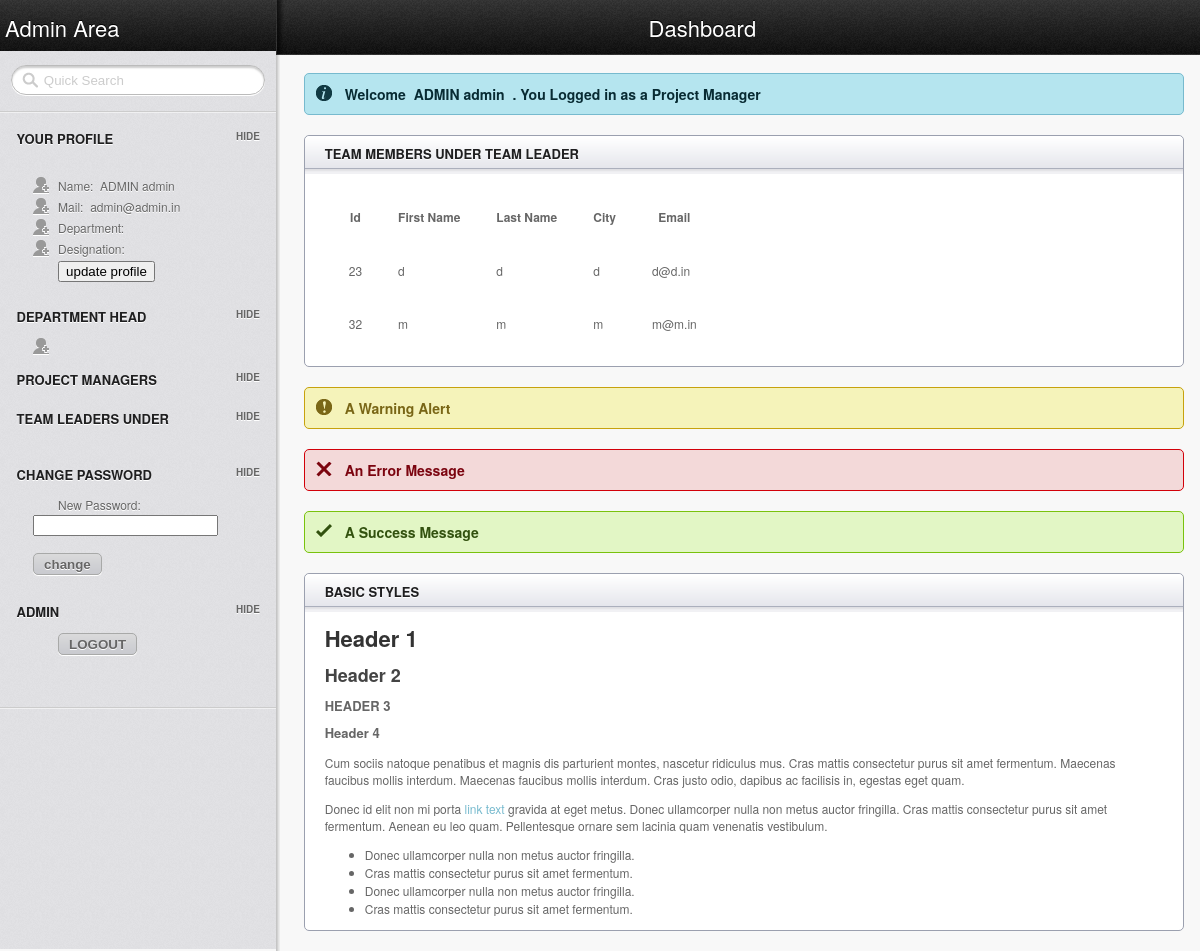
The page /Project-Manager/teammember.php?email=c@c.in (signed in) on the database its author committed.
### tables this page shows
CREATE TABLE IF NOT EXISTS `data` (
  `Id` int(255) NOT NULL AUTO_INCREMENT,
  `Fname` varchar(50) NOT NULL,
  `Lname` varchar(50) NOT NULL,
  `City` varchar(50) NOT NULL,
  `Email` varchar(50) NOT NULL,
  `Password` varchar(11) NOT NULL,
  `Usertype` varchar(50) NOT NULL,
  `Under` varchar(50) NOT NULL,
  `Department` varchar(250) NOT NULL,
  `date` varchar(50) NOT NULL,
  PRIMARY KEY (`Id`),
  UNIQUE KEY `Email` (`Email`)
);

### Project-Manager/teammember.php (the view, shortened to what this page needs)
<!doctype html>
<html lang="en">
<head>
	<link rel="stylesheet" href="../css/layout.css" type="text/css" media="screen" />
</head>
<body>
	<header id="header">
		<hgroup>
			<h1 class="site_title"><a href="index.php">Admin Area</a></h1>
				<h2 class="section_title">Dashboard</h2>
		</hgroup>
	</header>
	<aside id="sidebar" class="column">
		<form class="quick_search">
			<input type="text" value="Quick Search" onfocus="if(!this._haschanged){this.value=''};this._haschanged=true;">
		</form>
		<hr/>
		<h3>Your Profile</h3>
		<ul class="toggle">
		<br>
		<?php
if (isset($_SESSION['view']))
{
$user = $_SESSION['user'];
$result = "SELECT * FROM data WHERE Email='$user'";
$run = mysql_query($result) or die("ERROR".mysql_error());
while($row = mysql_fetch_array($run))
  {
echo "<li class='icn_add_user'><a>Name:&nbsp;&nbsp;" . $row['Fname'] . "&nbsp;" . $row['Lname'] . "</a></li>";
echo "<li class='icn_add_user'><a>Mail:&nbsp;&nbsp;" . $row['Email']."</a></li>";
echo "<li class='icn_add_user'><a>Department:&nbsp;&nbsp;</a></li>";
echo "<li class='icn_add_user'><a>Designation:&nbsp;&nbsp;</a></li>";
echo "<li><a href='updateinfo.php'><input type='button' value='update profile'/></a></li>";
echo "<br>";
$x=$row['Under'];
 $y=$row['Id'];
  }
  	echo	"</ul>";
	echo	"<h3>Department Head</h3>";
	echo	"<ul class='toggle'>";
	echo		"<li class='icn_add_user'><a>". $x . "</a></li>";
	echo	"</ul>";
	echo	"<h3>Project Managers</h3>";
	echo	"<h3>Team leaders under</h3>";
	$m=$row2['Email'];?>
	<?php
	echo "<br>";
	echo "<h3>Change Password</h3>";
	echo  "<ul class='toggle'>";
	echo  "<li><a>New Password:</a><form action= 'pass.php' method='POST'><input type='hidden' name='id' value='". $y."'> </input><input type='pass' name='pass'></input><br><br><input type='submit' value='change'></form></li>";
	echo "</ul>";
	echo "<br>";
	echo "<h3>Admin</h3>";
	echo  "<ul class='toggle'>";
echo "<form action='destroy.php' method='POST'>";
echo "<li><a><input type='submit' value='LOGOUT'></input></form></a></li>";
echo	"</ul>";
}
	?>
		<footer>
			<hr />
			</footer>
	</aside>
	<section id="main" class="column">
	<?php
if (isset($_SESSION['view']))
{
$user = $_SESSION['user'];
$result = "SELECT * FROM data WHERE Email='$user'";
$run = mysql_query($result) or die("ERROR".mysql_error());
$row=mysql_fetch_array($run);
	echo "<h4 class='alert_info'>Welcome &nbsp;". $row['Fname'] ."&nbsp;". $row['Lname'] ."&nbsp; . You Logged in as a Project Manager</h4>";
}
else
	{echo "<script>window.location.assign('../login.php')</script>";}
?>
		<article class="module width_full">
			<header><h3>Team Members under Team Leader</h3></header>
				<div class="module_content">
<?php
echo "<table cellspacing='12' cellpadding='12'>";
echo "<tr>";
  echo "<th>Id</th>";
  echo "<th>First Name</th>";
  echo "<th>Last  Name</th>";
  echo "<th>City</th>";
  echo "<th>Email</th>";
  echo "</tr>";
$email=$_GET['email'];
	$result = "SELECT * FROM data WHERE Under='$email' and Usertype='TeamM'";
	$run = mysql_query($result) or die("ERROR".mysql_error());
	while($row = mysql_fetch_array($run))
  {
  echo "<tr>";
  echo   "<td>" . $row['Id'] . "</td><td>" . $row['Fname'] . "</td><td> " . $row['Lname']. "</td><td> " . $row['City']. "</td><td> " . $row['Email'] . "</td><td>";
  echo "</tr>";
  }
	echo "</table>";
?>
				</div>
		</article>
		<h4 class="alert_warning">A Warning Alert</h4>
		<h4 class="alert_error">An Error Message</h4>
		<h4 class="alert_success">A Success Message</h4>
		<article class="module width_full">
			<header><h3>Basic Styles</h3></header>
				<div class="module_content">
					<h1>Header 1</h1>
					<h2>Header 2</h2>
					<h3>Header 3</h3>
					<h4>Header 4</h4>
					<p>Cum sociis natoque penatibus et magnis dis parturient montes, nascetur ridiculus mus. Cras mattis consectetur purus sit amet fermentum. Maecenas faucibus mollis interdum. Maecenas faucibus mollis interdum. Cras justo odio, dapibus ac facilisis in, egestas eget quam.</p>
<p>Donec id elit non mi porta <a href="#">link text</a> gravida at eget metus. Donec ullamcorper nulla non metus auctor fringilla. Cras mattis consectetur purus sit amet fermentum. Aenean eu leo quam. Pellentesque ornare sem lacinia quam venenatis vestibulum.</p>
					<ul>
						<li>Donec ullamcorper nulla non metus auctor fringilla. </li>
						<li>Cras mattis consectetur purus sit amet fermentum.</li>
						<li>Donec ullamcorper nulla non metus auctor fringilla. </li>
						<li>Cras mattis consectetur purus sit amet fermentum.</li>
					</ul>
				</div>
		</article>
		<div class="spacer"></div>
	</section>
</body>
</html>

### rows shown on the page
data: Fname "ADMIN", Lname "admin", Email "admin@admin.in"
data: Id "23", Fname "d", Lname "d", City "d", Email "d@d.in"
data: Id "32", Fname "m", Lname "m", City "m", Email "m@m.in"
